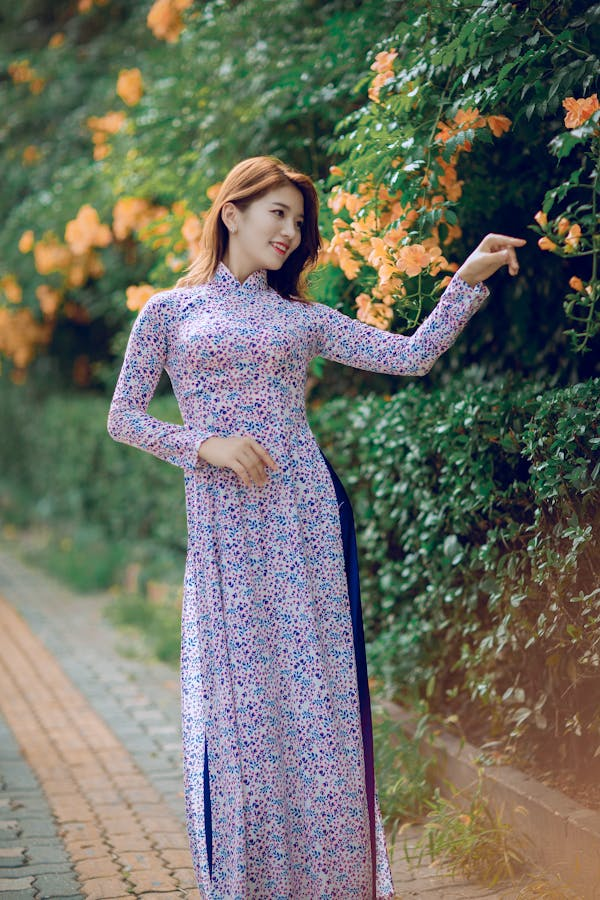
#> input picture ML/girl2.jpeg, 600 x 900 px
$ python leftear_detection.py
#> lines starting #> are read from the running program, lines starting #| are printed output that depends on the picture; after the words box and inside, x2 and y2 are one past the last pixel; in counts of white or black regions, pixels touching at a corner belong together
import cv2

img=cv2.imread("girl2.jpeg",cv2.IMREAD_COLOR)
#> img is the input picture: shape (900, 600, 3); mean B, G, R 101, 111.7, 110.3
print(img)
#> (printed output is left out)

face_cascade=cv2.CascadeClassifier("haarcascade_mcs_leftear.xml")
grey_img=cv2.cvtColor(img,cv2.COLOR_BGR2GRAY)
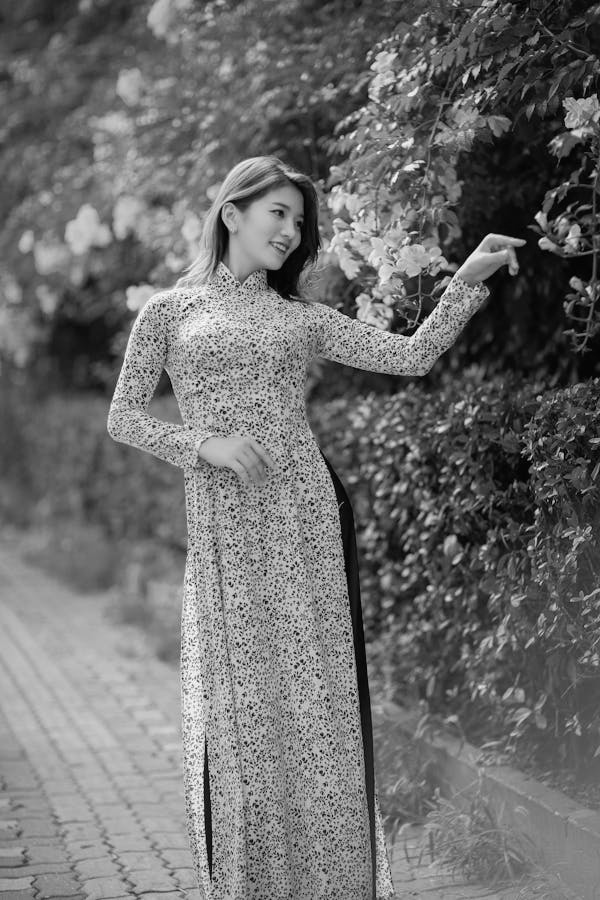
#> grey_img: shape (900, 600); min 0, max 254, mean 110.1

faces=face_cascade.detectMultiScale(grey_img,1.1,4)
#> faces = [[221, 202, 18, 30]]
print(faces)
#| [[221 202  18  30]]

for(x,y,w,h)in faces:
    cv2.rectangle(img,(x,y),(x+w,y+h),(255,0,0),3)
#> this loop made 1 pass
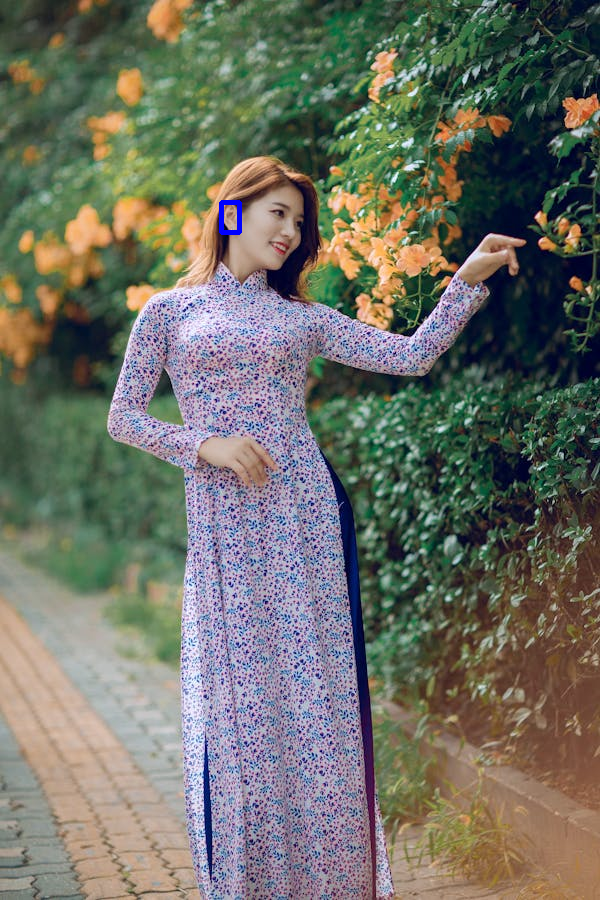
#> img: shape (900, 600, 3); 0.09% of pixels changed, all inside (x1, y1, x2, y2) = (219, 200, 242, 235)

cv2.imshow("Face Detector",img)
cv2.waitKey(10000)
cv2.destroyAllWindows()

$ run again, with ML/baby.jpg copied over ML/girl2.jpeg
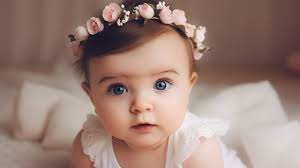
#> input picture ML/baby.jpg, 300 x 168 px
#> img is the input picture: shape (168, 300, 3); mean B, G, R 120.3, 129.8, 157.1
#> (printed output is left out)
#> `grey_img=cv2.cvtColor(img,cv2.COLOR_BGR2GRAY)`:
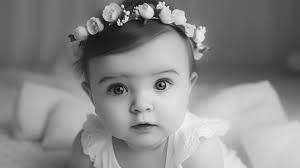
#> grey_img: shape (168, 300); min 2, max 252, mean 136.9
#> faces = ()

$ run again, with ML/fruit.jpg copied over ML/girl2.jpeg
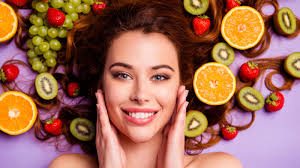
#> input picture ML/fruit.jpg, 300 x 168 px
#> img is the input picture: shape (168, 300, 3); mean B, G, R 85.8, 104.9, 158.7
#> (printed output is left out)
#> `grey_img=cv2.cvtColor(img,cv2.COLOR_BGR2GRAY)`:
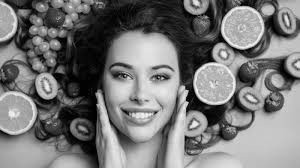
#> grey_img: shape (168, 300); min 0, max 250, mean 118.8
#> faces = ()
